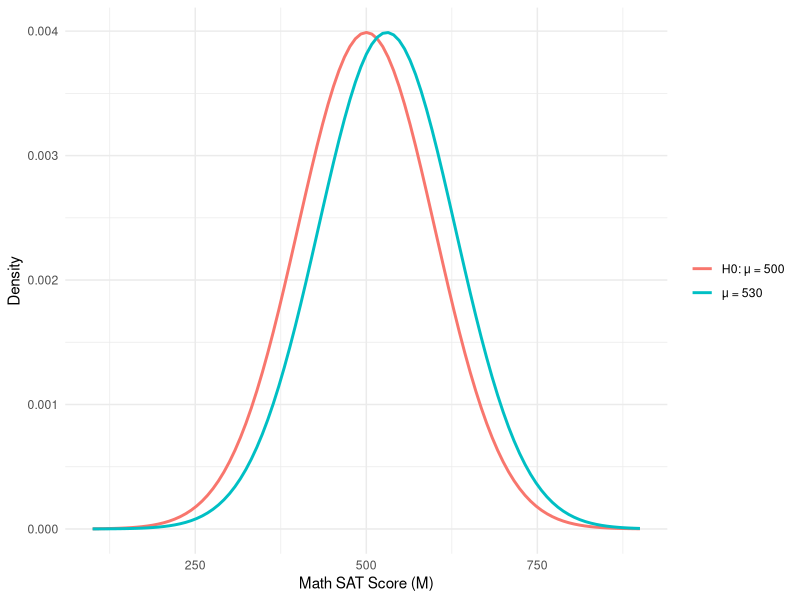

This figure's R source:
## ---- chunk 1
knitr::opts_chunk$set(echo = TRUE, error = TRUE)
## ---- chunk 2
library(tidyverse)
## ---- chunk 3
ggplot(data.frame(x = c(100, 900)), aes(x = x)) +
  stat_function(
    fun = dnorm,
    args = list(mean = 500, sd = 100),
    aes(color = "H0: μ = 500"),
    linewidth = 1
  ) +
  stat_function(
    fun = dnorm,
    args = list(mean = 530, sd = 100),
    aes(color = "μ = 530"),
    linewidth = 1
  ) +
  labs(
    x = "Math SAT Score (M)",
    y = "Density",
    color = NULL
  ) +
  theme_minimal()
## ---- chunk 4
1 - pnorm(1.4)
## ---- chunk 5
qnorm(0.95)
## ---- chunk 6
1 - pnorm(-0.455)
## ---- chunk 7
pnorm(-2 * sqrt(10) / 5)
## ---- chunk 8
pnorm(-2)
